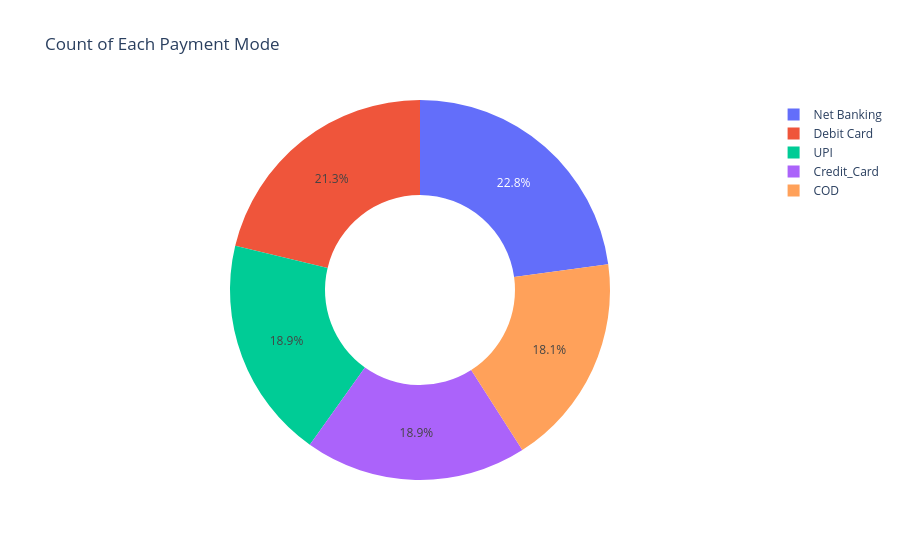

The code cell stored with this chart in its notebook:
### Code cell
fig = px.pie(q8,'Payment_mode','count',hole=0.5,title='Count of Each Payment Mode')
fig.show()

### Figure 1 — Plotly figure (JSON) as saved in the notebook; plotly's stock layout.template omitted (floating-point values rounded to 4 significant figures)
{"data": [{"domain": {"x": [0, 1], "y": [0, 1]}, "hole": 0.5, "hovertemplate": "Payment_mode=%{label}<br>count=%{value}<extra></extra>", "labels": ["Net Banking", "Debit Card", "UPI", "Credit_Card", "COD"], "legendgroup": "", "name": "", "showlegend": true, "type": "pie", "values": [29, 27, 24, 24, 23]}], "layout": {"legend": {"tracegroupgap": 0}, "title": {"text": "Count of Each Payment Mode"}}}
